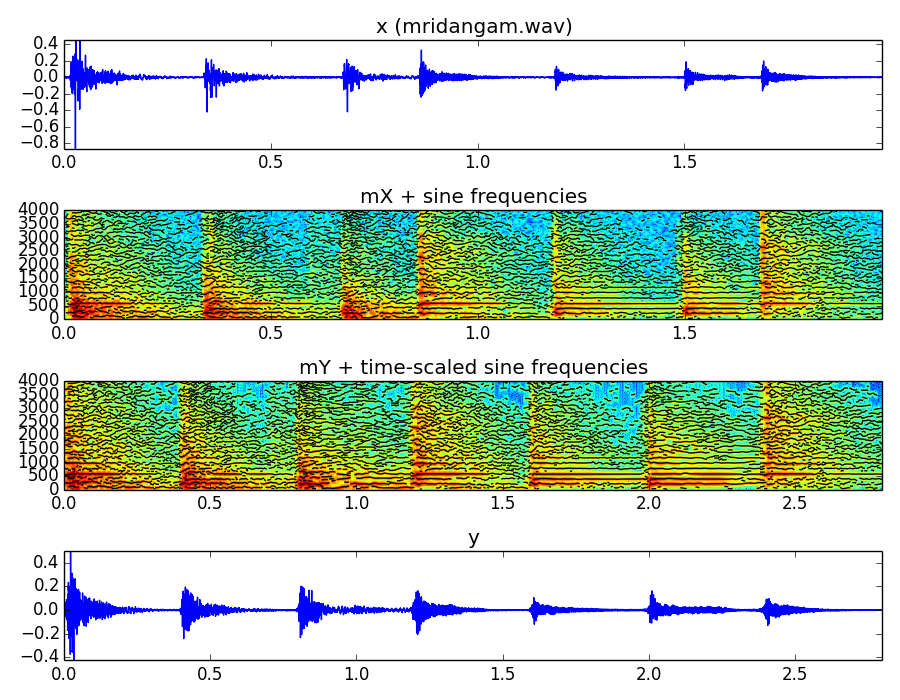

Recreate this plot in Python.
import numpy as np
import matplotlib.pyplot as plt
from scipy.signal import hamming, hanning, triang, blackmanharris, resample
from scipy.fftpack import fft, ifft, fftshift
import math
import sys, os, functools, time
from scipy.interpolate import interp1d

sys.path.append(os.path.join(os.path.dirname(os.path.realpath(__file__)), '../../../software/models/'))
sys.path.append(os.path.join(os.path.dirname(os.path.realpath(__file__)), '../../../software/transformations/'))

import sineModel as SM 
import stft as STFT
import sineModel as SM
import utilFunctions as UF
import sineTransformations as SMT


(fs, x) = UF.wavread('../../../sounds/mridangam.wav')
w = np.hamming(801)
N = 2048
t = -90
minSineDur = .005
maxnSines = 150
freqDevOffset = 20
freqDevSlope = 0.02
Ns = 512
H = Ns/4
mX, pX = STFT.stftAnal(x, fs, w, N, H)
tfreq, tmag, tphase = SM.sineModelAnal(x, fs, w, N, H, t, maxnSines, minSineDur, freqDevOffset, freqDevSlope)
timeScale = np.array([.01, .0, .03, .03, .335, .4, .355, .42, .671, .8, .691, .82, .858, 1.2, .878, 1.22, 1.185, 1.6, 1.205, 1.62, 1.497, 2.0, 1.517, 2.02, 1.686, 2.4, 1.706, 2.42, 1.978, 2.8])          
ytfreq, ytmag = SMT.sineTimeScaling(tfreq, tmag, timeScale)
y = SM.sineModelSynth(ytfreq, ytmag, np.array([]), Ns, H, fs)
mY, pY = STFT.stftAnal(y, fs, w, N, H)

plt.figure(1, figsize=(12, 9))
maxplotfreq = 4000.0
plt.subplot(4,1,1)
plt.plot(np.arange(x.size)/float(fs), x, 'b')
plt.axis([0,x.size/float(fs),min(x),max(x)])
plt.title('x (mridangam.wav)')                        

plt.subplot(4,1,2)
numFrames = int(tfreq[:,0].size)
frmTime = H*np.arange(numFrames)/float(fs)
tracks = tfreq*np.less(tfreq, maxplotfreq)
tracks[tracks<=0] = np.nan
plt.plot(frmTime, tracks, color='k', lw=1)
plt.autoscale(tight=True)
plt.title('mX + sine frequencies')  

maxplotbin = int(N*maxplotfreq/fs)
numFrames = int(mX[:,0].size)
frmTime = H*np.arange(numFrames)/float(fs)                             
binFreq = np.arange(maxplotbin+1)*float(fs)/N                         
plt.pcolormesh(frmTime, binFreq, np.transpose(mX[:,:maxplotbin+1]))
plt.autoscale(tight=True)

plt.subplot(4,1,3)
numFrames = int(ytfreq[:,0].size)
frmTime = H*np.arange(numFrames)/float(fs)
tracks = ytfreq*np.less(ytfreq, maxplotfreq)
tracks[tracks<=0] = np.nan
plt.plot(frmTime, tracks, color='k', lw=1)
plt.autoscale(tight=True)
plt.title('mY + time-scaled sine frequencies') 

maxplotbin = int(N*maxplotfreq/fs)
numFrames = int(mY[:,0].size)
frmTime = H*np.arange(numFrames)/float(fs)                             
binFreq = np.arange(maxplotbin+1)*float(fs)/N                         
plt.pcolormesh(frmTime, binFreq, np.transpose(mY[:,:maxplotbin+1]))
plt.autoscale(tight=True) 

plt.subplot(4,1,4)
plt.plot(np.arange(y.size)/float(fs), y, 'b')
plt.axis([0,y.size/float(fs),min(y),max(y)])
plt.title('y')    

plt.tight_layout()
UF.wavwrite(y, fs, 'mridangam-sineModelTimeScale.wav')
plt.savefig('sineModelTimeScale-mridangam.png')
plt.show()

